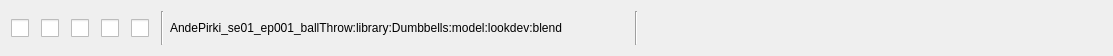
<?xml version="1.0" encoding="UTF-8"?>
<ui version="4.0">
 <class>Form</class>
 <widget class="QWidget" name="Form">
  <property name="geometry">
   <rect>
    <x>0</x>
    <y>0</y>
    <width>1113</width>
    <height>56</height>
   </rect>
  </property>
  <property name="windowTitle">
   <string>Form</string>
  </property>
  <layout class="QHBoxLayout" name="horizontalLayout">
   <item>
    <widget class="QCheckBox" name="checkBoxStar">
     <property name="sizePolicy">
      <sizepolicy hsizetype="Fixed" vsizetype="Fixed">
       <horstretch>0</horstretch>
       <verstretch>0</verstretch>
      </sizepolicy>
     </property>
     <property name="styleSheet">
      <string notr="true">QCheckBox::indicator {
 width: 18px;
 height: 18px;
}

QCheckBox::indicator:checked
{
  image: url(/home/shrinidhi/bin/gitHub/rbhus/etc/icons/ic_action_star_active.png);
}
QCheckBox::indicator:unchecked
{
  image: url(/home/shrinidhi/bin/gitHub/rbhus/etc/icons/ic_action_star_inactive.png);
}</string>
     </property>
     <property name="text">
      <string/>
     </property>
    </widget>
   </item>
   <item>
    <widget class="QCheckBox" name="checkBoxNotes">
     <property name="sizePolicy">
      <sizepolicy hsizetype="Fixed" vsizetype="Fixed">
       <horstretch>0</horstretch>
       <verstretch>0</verstretch>
      </sizepolicy>
     </property>
     <property name="styleSheet">
      <string notr="true">QCheckBox::indicator {
 width: 18px;
 height: 18px;
}

QCheckBox::indicator:checked
{
  image: url(/home/shrinidhi/bin/gitHub/rbhus/etc/icons/notes_true.png);
}
QCheckBox::indicator:unchecked
{
  image: url(/home/shrinidhi/bin/gitHub/rbhus/etc/icons/notes_false.png);
}</string>
     </property>
     <property name="text">
      <string/>
     </property>
    </widget>
   </item>
   <item>
    <widget class="QCheckBox" name="checkBoxReview">
     <property name="sizePolicy">
      <sizepolicy hsizetype="Fixed" vsizetype="Fixed">
       <horstretch>0</horstretch>
       <verstretch>0</verstretch>
      </sizepolicy>
     </property>
     <property name="styleSheet">
      <string notr="true">QCheckBox::indicator {
 width: 18px;
 height: 18px;
}

QCheckBox::indicator:checked
{
  image: url(/home/shrinidhi/bin/gitHub/rbhus/etc/icons/review_approved.png);
}
QCheckBox::indicator:indeterminate
{
  image: url(/home/shrinidhi/bin/gitHub/rbhus/etc/icons/review_inprogress.png);
}
QCheckBox::indicator:unchecked
{
  image: url(/home/shrinidhi/bin/gitHub/rbhus/etc/icons/review_notdone.png);
}</string>
     </property>
     <property name="text">
      <string/>
     </property>
     <property name="checked">
      <bool>false</bool>
     </property>
     <property name="tristate">
      <bool>true</bool>
     </property>
    </widget>
   </item>
   <item>
    <widget class="QCheckBox" name="checkBoxPublish">
     <property name="sizePolicy">
      <sizepolicy hsizetype="Fixed" vsizetype="Fixed">
       <horstretch>0</horstretch>
       <verstretch>0</verstretch>
      </sizepolicy>
     </property>
     <property name="styleSheet">
      <string notr="true">QCheckBox::indicator {
 width: 18px;
 height: 18px;
}

QCheckBox::indicator:checked
{
  image: url(/home/shrinidhi/bin/gitHub/rbhus/etc/icons/published_true.png);
}
QCheckBox::indicator:unchecked
{
  image: url(/home/shrinidhi/bin/gitHub/rbhus/etc/icons/published_false.png);
}</string>
     </property>
     <property name="text">
      <string/>
     </property>
     <property name="checked">
      <bool>false</bool>
     </property>
     <property name="tristate">
      <bool>false</bool>
     </property>
    </widget>
   </item>
   <item>
    <widget class="QCheckBox" name="checkBoxVersion">
     <property name="sizePolicy">
      <sizepolicy hsizetype="Fixed" vsizetype="Fixed">
       <horstretch>0</horstretch>
       <verstretch>0</verstretch>
      </sizepolicy>
     </property>
     <property name="styleSheet">
      <string notr="true">QCheckBox::indicator {
 width: 18px;
 height: 18px;
}

QCheckBox::indicator:checked
{
  image: url(/home/shrinidhi/bin/gitHub/rbhus/etc/icons/published_true.png);
}
QCheckBox::indicator:unchecked
{
  image: url(/home/shrinidhi/bin/gitHub/rbhus/etc/icons/published_false.png);
}</string>
     </property>
     <property name="text">
      <string/>
     </property>
     <property name="checked">
      <bool>false</bool>
     </property>
     <property name="tristate">
      <bool>false</bool>
     </property>
    </widget>
   </item>
   <item>
    <widget class="Line" name="line_2">
     <property name="orientation">
      <enum>Qt::Vertical</enum>
     </property>
    </widget>
   </item>
   <item>
    <widget class="QLabel" name="labelAsset">
     <property name="sizePolicy">
      <sizepolicy hsizetype="MinimumExpanding" vsizetype="Preferred">
       <horstretch>0</horstretch>
       <verstretch>0</verstretch>
      </sizepolicy>
     </property>
     <property name="text">
      <string>AndePirki_se01_ep001_ballThrow:library:Dumbbells:model:lookdev:blend</string>
     </property>
    </widget>
   </item>
   <item>
    <widget class="Line" name="line">
     <property name="orientation">
      <enum>Qt::Vertical</enum>
     </property>
    </widget>
   </item>
   <item>
    <widget class="QWidget" name="widgetPreview" native="true">
     <property name="sizePolicy">
      <sizepolicy hsizetype="MinimumExpanding" vsizetype="Preferred">
       <horstretch>0</horstretch>
       <verstretch>0</verstretch>
      </sizepolicy>
     </property>
     <layout class="QHBoxLayout" name="horizontalLayoutPreview"/>
    </widget>
   </item>
  </layout>
 </widget>
 <resources/>
 <connections/>
</ui>
